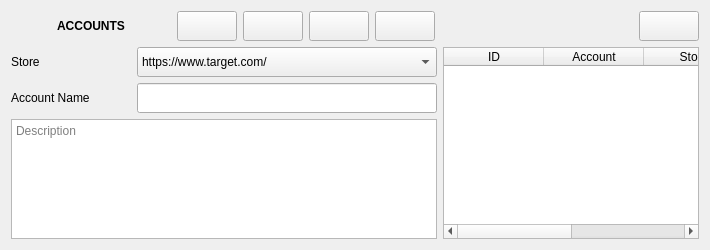
             <widget class="QWidget" name="tab_accounts">
              <attribute name="title">
               <string/>
              </attribute>
              <layout class="QVBoxLayout" name="verticalLayout_23">
               <item>
                <layout class="QVBoxLayout" name="verticalLayout_19">
                 <item>
                  <layout class="QHBoxLayout" name="horizontalLayout_48">
                   <item>
                    <widget class="QLabel" name="label_title_accounts">
                     <property name="sizePolicy">
                      <sizepolicy hsizetype="Fixed" vsizetype="Fixed">
                       <horstretch>0</horstretch>
                       <verstretch>0</verstretch>
                      </sizepolicy>
                     </property>
                     <property name="minimumSize">
                      <size>
                       <width>160</width>
                       <height>30</height>
                      </size>
                     </property>
                     <property name="maximumSize">
                      <size>
                       <width>160</width>
                       <height>30</height>
                      </size>
                     </property>
                     <property name="font">
                      <font>
                       <weight>75</weight>
                       <bold>true</bold>
                      </font>
                     </property>
                     <property name="text">
                      <string>ACCOUNTS</string>
                     </property>
                     <property name="alignment">
                      <set>Qt::AlignCenter</set>
                     </property>
                    </widget>
                   </item>
                   <item>
                    <widget class="QPushButton" name="pb_new_account">
                     <property name="sizePolicy">
                      <sizepolicy hsizetype="Fixed" vsizetype="Fixed">
                       <horstretch>0</horstretch>
                       <verstretch>0</verstretch>
                      </sizepolicy>
                     </property>
                     <property name="minimumSize">
                      <size>
                       <width>60</width>
                       <height>30</height>
                      </size>
                     </property>
                     <property name="maximumSize">
                      <size>
                       <width>16777215</width>
                       <height>30</height>
                      </size>
                     </property>
                     <property name="text">
                      <string/>
                     </property>
                    </widget>
                   </item>
                   <item>
                    <widget class="QPushButton" name="pb_save_account">
                     <property name="sizePolicy">
                      <sizepolicy hsizetype="Fixed" vsizetype="Fixed">
                       <horstretch>0</horstretch>
                       <verstretch>0</verstretch>
                      </sizepolicy>
                     </property>
                     <property name="minimumSize">
                      <size>
                       <width>60</width>
                       <height>30</height>
                      </size>
                     </property>
                     <property name="maximumSize">
                      <size>
                       <width>16777215</width>
                       <height>30</height>
                      </size>
                     </property>
                     <property name="text">
                      <string/>
                     </property>
                    </widget>
                   </item>
                   <item>
                    <widget class="QPushButton" name="pb_delete_account">
                     <property name="sizePolicy">
                      <sizepolicy hsizetype="Fixed" vsizetype="Fixed">
                       <horstretch>0</horstretch>
                       <verstretch>0</verstretch>
                      </sizepolicy>
                     </property>
                     <property name="minimumSize">
                      <size>
                       <width>60</width>
                       <height>30</height>
                      </size>
                     </property>
                     <property name="maximumSize">
                      <size>
                       <width>16777215</width>
                       <height>30</height>
                      </size>
                     </property>
                     <property name="text">
                      <string/>
                     </property>
                    </widget>
                   </item>
                   <item>
                    <widget class="QPushButton" name="pb_delete_all_accounts">
                     <property name="sizePolicy">
                      <sizepolicy hsizetype="Fixed" vsizetype="Fixed">
                       <horstretch>0</horstretch>
                       <verstretch>0</verstretch>
                      </sizepolicy>
                     </property>
                     <property name="minimumSize">
                      <size>
                       <width>60</width>
                       <height>30</height>
                      </size>
                     </property>
                     <property name="maximumSize">
                      <size>
                       <width>16777215</width>
                       <height>30</height>
                      </size>
                     </property>
                     <property name="text">
                      <string/>
                     </property>
                    </widget>
                   </item>
                   <item>
                    <spacer name="horizontalSpacer_16">
                     <property name="orientation">
                      <enum>Qt::Horizontal</enum>
                     </property>
                     <property name="sizeHint" stdset="0">
                      <size>
                       <width>40</width>
                       <height>20</height>
                      </size>
                     </property>
                    </spacer>
                   </item>
                   <item>
                    <widget class="QPushButton" name="pb_open_login">
                     <property name="sizePolicy">
                      <sizepolicy hsizetype="Fixed" vsizetype="Fixed">
                       <horstretch>0</horstretch>
                       <verstretch>0</verstretch>
                      </sizepolicy>
                     </property>
                     <property name="minimumSize">
                      <size>
                       <width>60</width>
                       <height>30</height>
                      </size>
                     </property>
                     <property name="maximumSize">
                      <size>
                       <width>16777215</width>
                       <height>30</height>
                      </size>
                     </property>
                     <property name="text">
                      <string/>
                     </property>
                    </widget>
                   </item>
                  </layout>
                 </item>
                 <item>
                  <layout class="QHBoxLayout" name="horizontalLayout_53">
                   <item>
                    <layout class="QVBoxLayout" name="verticalLayout_7">
                     <item>
                      <layout class="QHBoxLayout" name="horizontalLayout_45">
                       <item>
                        <widget class="QLabel" name="label_2">
                         <property name="sizePolicy">
                          <sizepolicy hsizetype="Fixed" vsizetype="Fixed">
                           <horstretch>0</horstretch>
                           <verstretch>0</verstretch>
                          </sizepolicy>
                         </property>
                         <property name="minimumSize">
                          <size>
                           <width>120</width>
                           <height>30</height>
                          </size>
                         </property>
                         <property name="maximumSize">
                          <size>
                           <width>120</width>
                           <height>30</height>
                          </size>
                         </property>
                         <property name="text">
                          <string>Store</string>
                         </property>
                        </widget>
                       </item>
                       <item>
                        <widget class="QComboBox" name="cb_login_store">
                         <property name="sizePolicy">
                          <sizepolicy hsizetype="Fixed" vsizetype="Fixed">
                           <horstretch>0</horstretch>
                           <verstretch>0</verstretch>
                          </sizepolicy>
                         </property>
                         <property name="minimumSize">
                          <size>
                           <width>300</width>
                           <height>30</height>
                          </size>
                         </property>
                         <property name="maximumSize">
                          <size>
                           <width>300</width>
                           <height>30</height>
                          </size>
                         </property>
                         <item>
                          <property name="text">
                           <string>https://www.target.com/</string>
                          </property>
                         </item>
                        </widget>
                       </item>
                      </layout>
                     </item>
                     <item>
                      <layout class="QHBoxLayout" name="horizontalLayout_49">
                       <item>
                        <widget class="QLabel" name="label_3">
                         <property name="sizePolicy">
                          <sizepolicy hsizetype="Fixed" vsizetype="Fixed">
                           <horstretch>0</horstretch>
                           <verstretch>0</verstretch>
                          </sizepolicy>
                         </property>
                         <property name="minimumSize">
                          <size>
                           <width>120</width>
                           <height>30</height>
                          </size>
                         </property>
                         <property name="maximumSize">
                          <size>
                           <width>120</width>
                           <height>30</height>
                          </size>
                         </property>
                         <property name="text">
                          <string>Account Name</string>
                         </property>
                        </widget>
                       </item>
                       <item>
                        <widget class="QLineEdit" name="le_account_name">
                         <property name="sizePolicy">
                          <sizepolicy hsizetype="Fixed" vsizetype="Fixed">
                           <horstretch>0</horstretch>
                           <verstretch>0</verstretch>
                          </sizepolicy>
                         </property>
                         <property name="minimumSize">
                          <size>
                           <width>300</width>
                           <height>30</height>
                          </size>
                         </property>
                         <property name="maximumSize">
                          <size>
                           <width>300</width>
                           <height>30</height>
                          </size>
                         </property>
                        </widget>
                       </item>
                      </layout>
                     </item>
                     <item>
                      <widget class="QPlainTextEdit" name="plainTextEdit_2">
                       <property name="sizePolicy">
                        <sizepolicy hsizetype="Minimum" vsizetype="Ignored">
                         <horstretch>0</horstretch>
                         <verstretch>0</verstretch>
                        </sizepolicy>
                       </property>
                       <property name="placeholderText">
                        <string>Description</string>
                       </property>
                      </widget>
                     </item>
                    </layout>
                   </item>
                   <item>
                    <widget class="QTableWidget" name="tw_accounts">
                     <property name="editTriggers">
                      <set>QAbstractItemView::NoEditTriggers</set>
                     </property>
                     <property name="alternatingRowColors">
                      <bool>true</bool>
                     </property>
                     <property name="selectionBehavior">
                      <enum>QAbstractItemView::SelectRows</enum>
                     </property>
                     <property name="showGrid">
                      <bool>false</bool>
                     </property>
                     <property name="wordWrap">
                      <bool>false</bool>
                     </property>
                     <property name="cornerButtonEnabled">
                      <bool>false</bool>
                     </property>
                     <column>
                      <property name="text">
                       <string>ID</string>
                      </property>
                     </column>
                     <column>
                      <property name="text">
                       <string>Account</string>
                      </property>
                     </column>
                     <column>
                      <property name="text">
                       <string>Store</string>
                      </property>
                     </column>
                     <column>
                      <property name="text">
                       <string>Action</string>
                      </property>
                     </column>
                    </widget>
                   </item>
                  </layout>
                 </item>
                </layout>
               </item>
              </layout>
             </widget>
